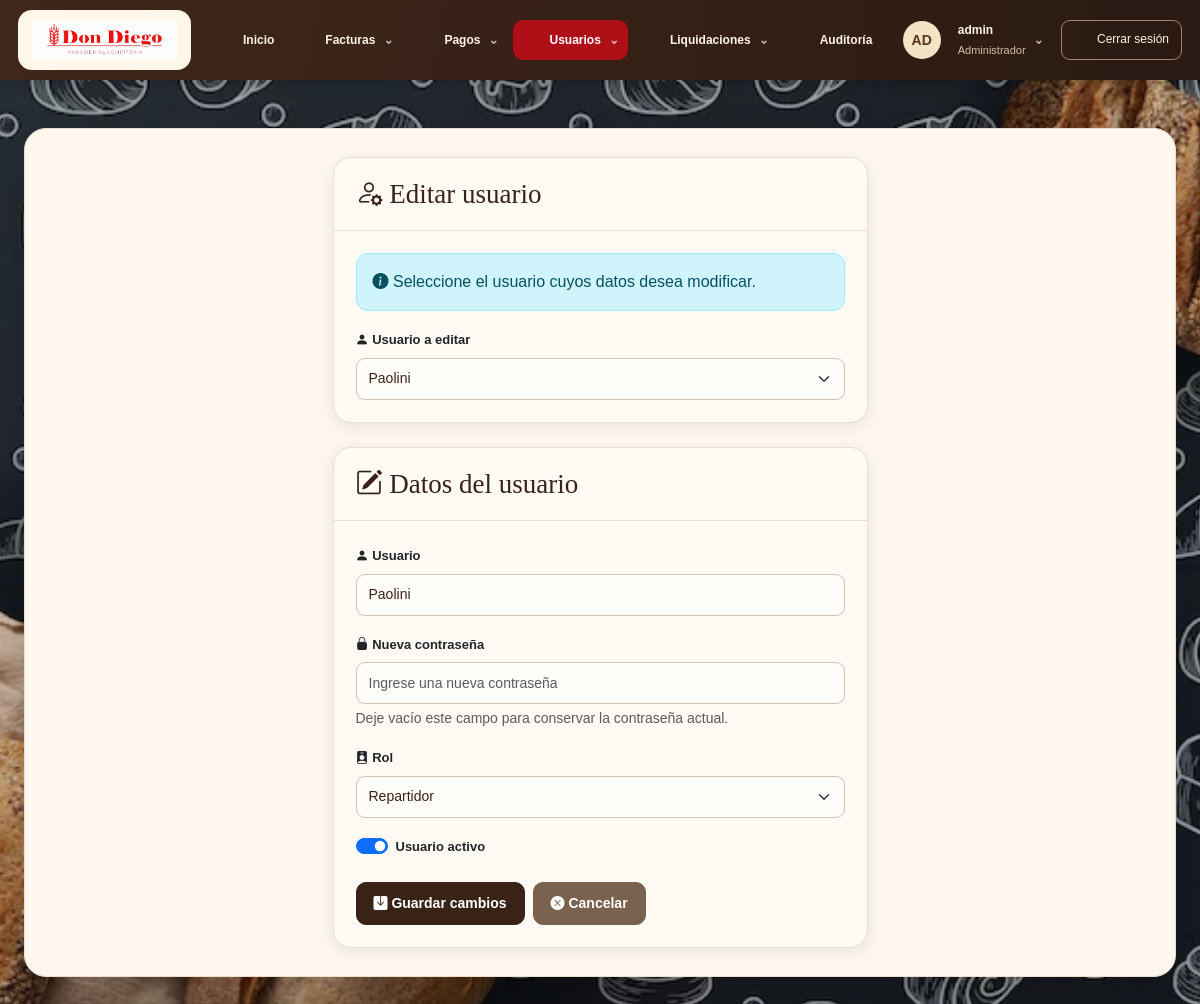
The app's page /editar_usuario.php?id=1 (signed in) with its own data.
### tables this page shows
CREATE TABLE `usuario` (
  `id` smallint(5) UNSIGNED NOT NULL,
  `usuario` varchar(32) NOT NULL,
  `contrasenia` varchar(255) NOT NULL,
  `activo` tinyint(1) NOT NULL DEFAULT 1,
  `id_ROL` tinyint(3) UNSIGNED NOT NULL
);

CREATE TABLE `rol` (
  `id` tinyint(3) UNSIGNED NOT NULL,
  `nombre` varchar(20) NOT NULL
);

### editar_usuario.php (the view, shortened to what this page needs)
<?php
require_once "conexion.php";
$id_usuario_editar = $_GET["id"] ?? $_POST["id_usuario"] ?? "";
$sqlUsuarios = "SELECT id, usuario FROM usuario WHERE activo = 1 ORDER BY usuario";
$stmtUsuarios = $conexion->prepare($sqlUsuarios);
$stmtUsuarios->execute();
$usuarios = $stmtUsuarios->fetchAll(PDO::FETCH_ASSOC);
$sqlRoles = "SELECT id, nombre FROM rol ORDER BY nombre";
$stmtRoles = $conexion->prepare($sqlRoles);
$stmtRoles->execute();
$roles = $stmtRoles->fetchAll(PDO::FETCH_ASSOC);
$usuarioEditar = null;
if ($id_usuario_editar != "") {
    $sqlUsuario = "SELECT id, usuario, activo, id_ROL FROM usuario WHERE id = ?";
    $stmtUsuario = $conexion->prepare($sqlUsuario);
    $stmtUsuario->execute([$id_usuario_editar]);
    $usuarioEditar = $stmtUsuario->fetch(PDO::FETCH_ASSOC);
}
?>
<!DOCTYPE html>
<html lang="es">
<head>
    <link rel="stylesheet" href="css/bootstrap-5.3.8/css/bootstrap.min.css">
    <link rel="stylesheet" href="css/estilo.css">
    <link rel="stylesheet" href="fondo-sistema.css?v=1">
    <link rel="stylesheet" href="tema-don-diego.css?v=2">
<link rel="stylesheet" href="imagenes/bootstrap-icons-1.13.1/bootstrap-icons.min.css">
</head>
<body>
    <?php require_once "menu.php"; ?>
    <div class="container mt-5">
        <div class="row justify-content-center">
            <div class="col-md-7 col-lg-6">
                <div class="card shadow mb-4">
                    <div class="card-header bg-dark text-white text-center">
                        <h4 class="mb-0"><i class="bi bi-person-gear"></i> Editar usuario</h4>
                    </div>
                    <div class="card-body">
                        <div class="alert alert-info">
                            <i class="bi bi-info-circle-fill"></i>
                            Seleccione el usuario cuyos datos desea modificar.
                        </div>
                        <form method="get">
                            <label for="id" class="form-label"><i class="bi bi-person-fill"></i> Usuario a editar</label>
                            <select id="id" name="id" class="form-select" onchange="this.form.submit()" required>
                                <?php foreach ($usuarios as $usuario): ?>
                                    <option
                                        value="<?= $usuario["id"] ?>"
                                        <?= ($id_usuario_editar == $usuario["id"])
                                            ? "selected"
                                            : ""
                                        ?>
                                    >
                                        <?= htmlspecialchars($usuario["usuario"]) ?>
                                    </option>
                                <?php endforeach; ?>
                            </select>
                        </form>
                    </div>
                </div>
                <?php if ($usuarioEditar): ?>
                    <div class="card shadow">
                        <div class="card-header bg-dark text-white">
                            <h5 class="mb-0"><i class="bi bi-pencil-square"></i> Datos del usuario</h5>
                        </div>
                        <div class="card-body">
                            <form method="post">
                                <div class="mb-3">
                                    <label for="usuario" class="form-label"><i class="bi bi-person-fill"></i> Usuario</label>
                                    <input type="text" id="usuario" name="usuario" class="form-control"
                                        value="<?= htmlspecialchars($usuarioEditar["usuario"]) ?>" maxlength="32" required>
                                </div>
                                <div class="mb-3">
                                    <label for="contrasenia" class="form-label"><i class="bi bi-lock-fill"></i> Nueva contraseña</label>
                                    <input type="password" id="contrasenia" name="contrasenia" class="form-control" maxlength="255"
                                    placeholder="Ingrese una nueva contraseña">
                                    <div class="form-text">Deje vacío este campo para conservar la contraseña actual.</div>
                                </div>
                                <div class="mb-3">
                                    <label for="id_ROL" class="form-label"><i class="bi bi-person-badge-fill"></i> Rol</label>
                                    <select id="id_ROL" name="id_ROL" class="form-select" required>
                                        <?php foreach ($roles as $rol): ?>
                                            <option
                                                value="<?= $rol["id"] ?>"
                                                <?= ($usuarioEditar["id_ROL"] == $rol["id"])
                                                    ? "selected"
                                                    : ""
                                                ?>
                                            >
                                                <?= htmlspecialchars($rol["nombre"]) ?>
                                            </option>
                                        <?php endforeach; ?>
                                    </select>
                                </div>
                                <div class="mb-4">
                                    <div class="form-check form-switch">
                                        <input class="form-check-input" type="checkbox" role="switch" id="activo" name="activo" value="1"
                                            <?= ($usuarioEditar["activo"] == 1)
                                                ? "checked"
                                                : ""
                                            ?>
                                        >
                                        <label class="form-check-label" for="activo">Usuario activo</label>
                                    </div>
                                </div>
                                <div class="d-flex gap-2">
                                    <button type="submit" class="btn btn-primary"><i class="bi bi-save-fill"></i> Guardar cambios</button>
                                    <a href="index.php" class="btn btn-secondary"><i class="bi bi-x-circle-fill"></i> Cancelar</a>
                                </div>
                            </form>
                        </div>
                    </div>
                <?php endif; ?>
            </div>
        </div>
    </div>
</body>
</html>

### css/estilo.css (style rules this page uses)
body { font-family: Arial, sans-serif; background: #f5f5f5; margin: 0; padding: 0; width: 100%; max-width: 100%; overflow-x: hidden; }

### fondo-sistema.css (style rules this page uses)
@media screen { body, body.bg-light { min-height:100vh; background:linear-gradient(rgba(14,18,22,.18),rgba(14,18,22,.18)), url("fondo-login.jpg") center / cover no-repeat fixed !important; } }
@media screen { body > .container, body > main { background:#fffaf5; color:#212529; border-radius:16px; padding-top:24px; padding-bottom:24px; box-shadow:0 12px 36px rgba(0,0,0,.22); margin-bottom:28px; } }
@media screen { .card { background-color:#fffaf5; } }
@media screen { .form-control, .form-select { background-color:#fff; color:#212529; } }

### tema-don-diego.css (style rules this page uses)
:root { --dd-cream:#fffaf3;--dd-paper:#fcf6ed;--dd-brown:#392216;--dd-muted:#856f5d;--dd-red:#af1018;--dd-line:#eadfce;--dd-shadow:0 4px 14px #38221614 }
@media screen { body,body.bg-light { font-family:Arial,Helvetica,sans-serif;color:var(--dd-brown);background:linear-gradient(#171b1e30,#171b1e30),url('fondo-login.jpg') center/cover fixed!important;min-height:100vh } }
@media screen { a { color:var(--dd-red) } }
@media screen { body>.container,body>main.dd-panel { max-width:1240px;width:calc(100% - 48px);margin:28px auto;background:var(--dd-paper);border:1px solid var(--dd-line);border-radius:22px;padding:28px;box-shadow:0 18px 45px #0003;color:var(--dd-brown) } }
@media screen { h1,h2,h3,h4,.dd-stat strong { font-family:Georgia,'Times New Roman',serif;color:var(--dd-brown) } }
@media screen { .card { background:var(--dd-cream);border:1px solid var(--dd-line)!important;border-radius:18px!important;box-shadow:var(--dd-shadow)!important;overflow:visible } }
@media screen { .card-header { border-radius:18px 18px 0 0!important;padding:20px 22px;border-bottom:1px solid var(--dd-line) } }
@media screen { .card-header.bg-dark,.card-header.bg-primary { background:var(--dd-cream)!important;color:var(--dd-brown)!important;text-align:left!important } }
@media screen { .card-header h3,.card-header h4,.card-header h5 { color:inherit;font-family:Georgia,serif;font-size:27px } }
@media screen { .card-body { padding:22px } }
@media screen { .btn { border-radius:10px;font-size:14px;font-weight:600;padding:10px 17px;transition:background-color .15s,box-shadow .15s } }
@media screen { .btn-dark,.btn-primary { background:var(--dd-brown)!important;border-color:var(--dd-brown)!important } }
@media screen { .btn-secondary { background:#79624e;border-color:#79624e } }
@media screen { .form-label,label { font-size:13px;font-weight:600 } }
@media screen { .form-control,.form-select { border-color:#d6c3ae;border-radius:9px;min-height:42px;background-color:#fffdf9;color:var(--dd-brown);font-size:14px } }
@media screen { .alert { border-radius:12px } }

### records on screen
usuario: usuario "Paolini", id_ROL "Repartidor", activo "☑"

### other values on screen
ddEsc($ddEtiqueta) "Facturas"
ddEsc($ddEtiqueta) "Pagos"
ddEsc($ddEtiqueta) "Usuarios"
ddEsc($ddEtiqueta) "Liquidaciones"
ddEsc($ddIniciales) "AD"
ddEsc($ddNombre) "admin"
ddEsc(ucfirst($rolUsuario ?? 'Usuario')) "Administrador"
form field id "Paolini"
